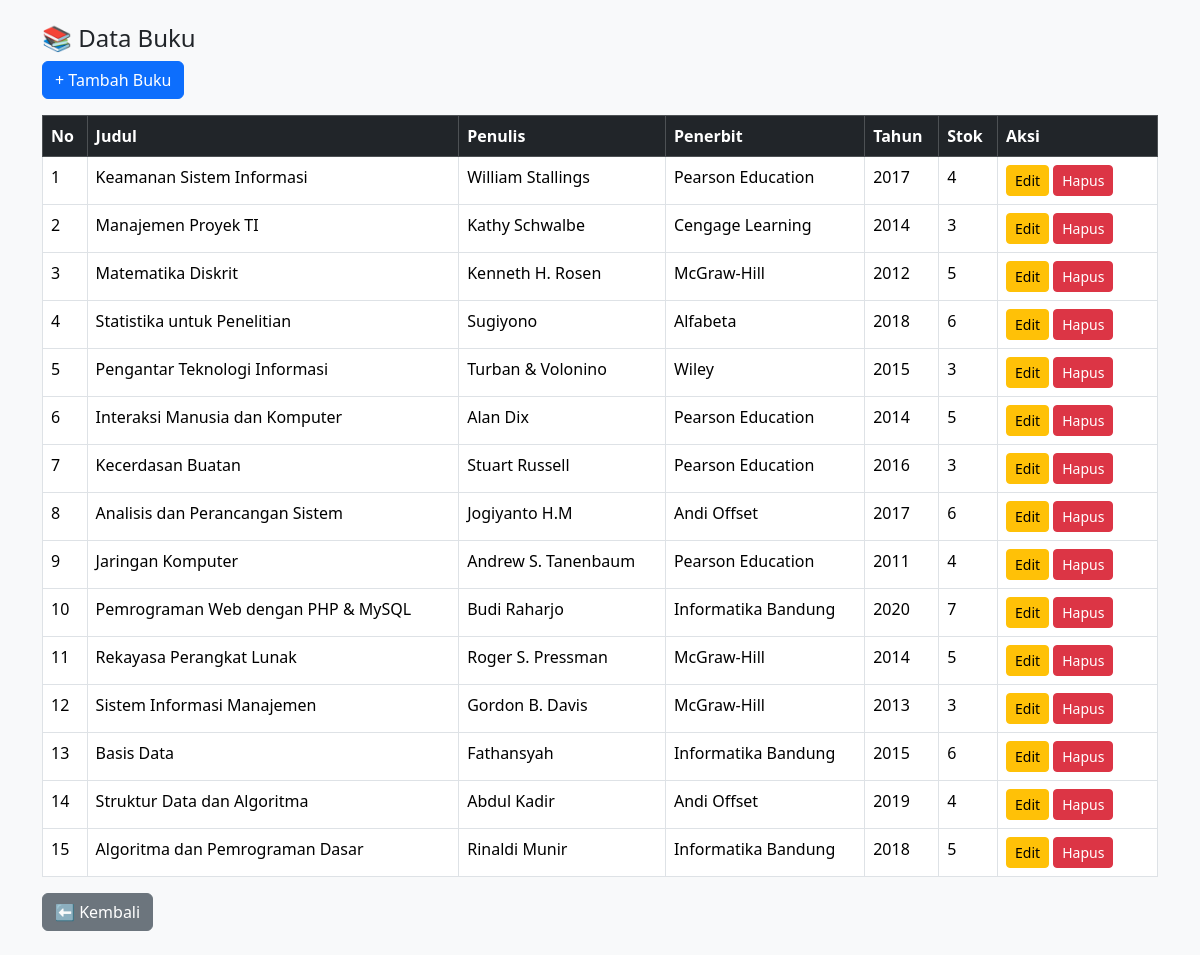
Page /Perpusimbad/admin/buku.php (signed in) on the committed database.
### tables this page shows
CREATE TABLE `buku` (
  `id_buku` int(11) NOT NULL,
  `judul` varchar(200) NOT NULL,
  `penulis` varchar(100) DEFAULT NULL,
  `penerbit` varchar(100) DEFAULT NULL,
  `tahun` int(11) DEFAULT NULL,
  `stok` int(11) DEFAULT 0
);

### Perpusimbad/admin/buku.php (the view, shortened to what this page needs)
<?php
include "../koneksi.php";
$buku = mysqli_query($koneksi,"SELECT * FROM buku ORDER BY id_buku DESC");
?>
<!DOCTYPE html>
<html lang="id">
<head>
<link href="https://cdn.jsdelivr.net/npm/bootstrap@5.3.2/dist/css/bootstrap.min.css" rel="stylesheet">
</head>
<body class="bg-light">
<div class="container py-4">
    <h4>📚 Data Buku</h4>
    <a href="buku_tambah.php" class="btn btn-primary mb-3">
        + Tambah Buku
    </a>
    <table class="table table-bordered bg-white">
        <thead class="table-dark">
            <tr>
                <th>No</th>
                <th>Judul</th>
                <th>Penulis</th>
                <th>Penerbit</th>
                <th>Tahun</th>
                <th>Stok</th>
                <th width="160">Aksi</th>
            </tr>
        </thead>
        <tbody>
        <?php $no=1; while($b=mysqli_fetch_assoc($buku)): ?>
            <tr>
                <td><?= $no++ ?></td>
                <td><?= htmlspecialchars($b['judul']) ?></td>
                <td><?= htmlspecialchars($b['penulis']) ?></td>
                <td><?= htmlspecialchars($b['penerbit']) ?></td>
                <td><?= htmlspecialchars($b['tahun']) ?></td>
                <td><?= $b['stok'] ?></td>
                <td>
                    <a href="buku_edit.php?id=<?= $b['id_buku'] ?>"
                       class="btn btn-warning btn-sm">Edit</a>
                    <a href="buku_hapus.php?id=<?= $b['id_buku'] ?>"
                       onclick="return confirm('Hapus buku ini?')"
                       class="btn btn-danger btn-sm">Hapus</a>
                </td>
            </tr>
        <?php endwhile; ?>
        </tbody>
    </table>
    <a href="dashboard.php" class="btn btn-secondary">⬅ Kembali</a>
</div>
</body>
</html>

### rows in the picture
buku: judul "Keamanan Sistem Informasi", penulis "William Stallings", penerbit "Pearson Education", tahun "2017", stok "4"
buku: judul "Manajemen Proyek TI", penulis "Kathy Schwalbe", penerbit "Cengage Learning", tahun "2014", stok "3"
buku: judul "Matematika Diskrit", penulis "Kenneth H. Rosen", penerbit "McGraw-Hill", tahun "2012", stok "5"
buku: judul "Statistika untuk Penelitian", penulis "Sugiyono", penerbit "Alfabeta", tahun "2018", stok "6"
buku: judul "Pengantar Teknologi Informasi", penulis "Turban & Volonino", penerbit "Wiley", tahun "2015", stok "3"
buku: judul "Interaksi Manusia dan Komputer", penulis "Alan Dix", penerbit "Pearson Education", tahun "2014", stok "5"
buku: judul "Kecerdasan Buatan", penulis "Stuart Russell", penerbit "Pearson Education", tahun "2016", stok "3"
buku: judul "Analisis dan Perancangan Sistem", penulis "Jogiyanto H.M", penerbit "Andi Offset", tahun "2017", stok "6"
buku: judul "Jaringan Komputer", penulis "Andrew S. Tanenbaum", penerbit "Pearson Education", tahun "2011", stok "4"
buku: judul "Pemrograman Web dengan PHP & MySQL", penulis "Budi Raharjo", penerbit "Informatika Bandung", tahun "2020", stok "7"
buku: judul "Rekayasa Perangkat Lunak", penulis "Roger S. Pressman", penerbit "McGraw-Hill", tahun "2014", stok "5"
buku: judul "Sistem Informasi Manajemen", penulis "Gordon B. Davis", penerbit "McGraw-Hill", tahun "2013", stok "3"
buku: judul "Basis Data", penulis "Fathansyah", penerbit "Informatika Bandung", tahun "2015", stok "6"
buku: judul "Struktur Data dan Algoritma", penulis "Abdul Kadir", penerbit "Andi Offset", tahun "2019", stok "4"
buku: judul "Algoritma dan Pemrograman Dasar", penulis "Rinaldi Munir", penerbit "Informatika Bandung", tahun "2018", stok "5"
